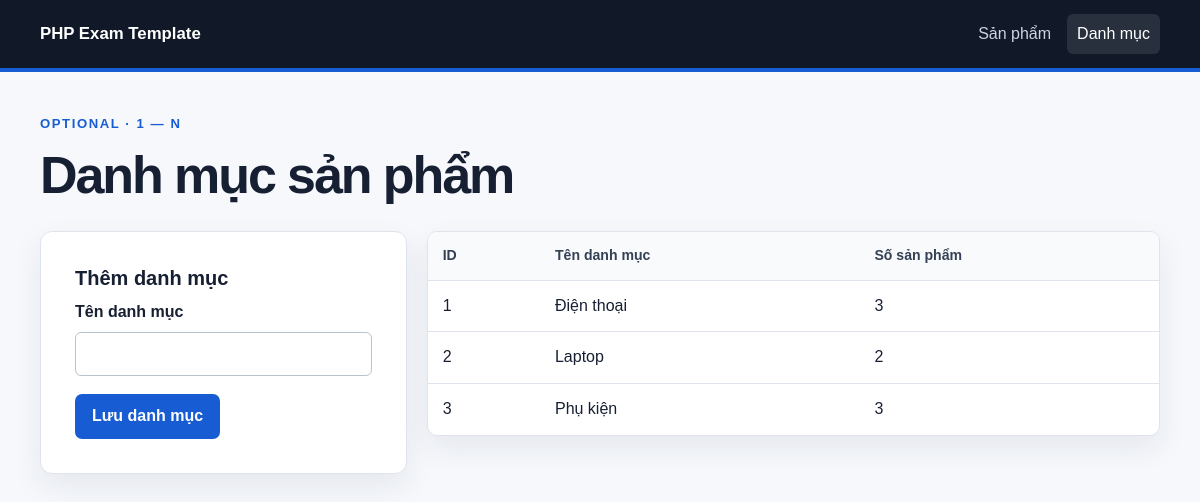
/categories.php, run on the app's committed database.
### tables this page shows
CREATE TABLE IF NOT EXISTS categories (
     
    category_id INT AUTO_INCREMENT PRIMARY KEY,
    category_name VARCHAR(100) NOT NULL UNIQUE
);

### includes/functions.php (called while the page is built, shortened)
<?php
function e($value)
{
    return htmlspecialchars((string) $value, ENT_QUOTES | ENT_SUBSTITUTE, 'UTF-8');
}

### categories.php (the view, shortened to what this page needs)
<?php
require_once __DIR__ . '/config/database.php';
require_once __DIR__ . '/includes/functions.php';
$categoryName = '';
$sql = 'SELECT c.category_id, c.category_name, COUNT(p.product_id) AS product_count
        FROM categories AS c
        LEFT JOIN products AS p ON c.category_id = p.category_id
        GROUP BY c.category_id, c.category_name
        ORDER BY c.category_id';
$categories = $conn->query($sql)->fetchAll();
?>
<!doctype html>
<html lang="vi">
<head>
    <link rel="stylesheet" href="style.css">
</head>
<body>
<header class="site-header"><div class="container header-inner">
    <a class="brand" href="index.php">PHP Exam Template</a>
    <nav class="nav"><a href="products.php">Sản phẩm</a><a class="active" href="categories.php">Danh mục</a></nav>
</div></header>
<main class="container page-space">
    <div class="page-heading"><div><p class="eyebrow">OPTIONAL · 1 — N</p><h1>Danh mục sản phẩm</h1></div></div>
    <div class="split-layout">
        <form class="form-card" method="post">
            <h2>Thêm danh mục</h2>
            <div class="form-group">
                <label for="category_name">Tên danh mục</label>
                <input id="category_name" name="category_name" maxlength="100" value="<?= e($categoryName) ?>" required>
            </div>
            <button class="button primary" type="submit">Lưu danh mục</button>
        </form>
        <div class="table-wrap"><table>
            <thead><tr><th>ID</th><th>Tên danh mục</th><th>Số sản phẩm</th></tr></thead>
            <tbody><?php foreach ($categories as $category): ?><tr>
                <td><?= (int) $category['category_id'] ?></td>
                <td><?= e($category['category_name']) ?></td>
                <td><?= (int) $category['product_count'] ?></td>
            </tr><?php endforeach; ?></tbody>
        </table></div>
    </div>
</main>
</body>
</html>

### style.css (style rules this page uses)
:root { --ink: #172033; --muted: #667085; --paper: #f6f8fc; --surface: #ffffff; --line: #dfe4ec; --primary: #175cd3; --primary-dark: #124aa9; --danger: #b42318; --success: #067647; --shadow: 0 12px 30px rgba(23, 32, 51, 0.08); }
* { box-sizing: border-box; }
body { margin: 0; color: var(--ink); background: var(--paper); font-family: Arial, Helvetica, sans-serif; font-size: 16px; line-height: 1.55; }
a { color: var(--primary); }
.container { width: min(1120px, calc(100% - 32px)); margin-inline: auto; }
.page-space { padding-block: 42px 64px; }
.site-header { color: #fff; background: #111827; border-bottom: 4px solid var(--primary); }
.header-inner { min-height: 68px; display: flex; align-items: center; justify-content: space-between; gap: 24px; }
.brand { color: #fff; font-size: 1.05rem; font-weight: 800; text-decoration: none; }
.nav { display: flex; flex-wrap: wrap; gap: 6px; }
.nav a { color: #cbd5e1; padding: 8px 10px; text-decoration: none; border-radius: 6px; }
.nav a:hover, .nav a.active { color: #fff; background: rgba(255,255,255,.1); }
h1, h2 { margin-top: 0; line-height: 1.2; }
h1 { margin-bottom: 16px; font-size: clamp(2rem, 5vw, 3.25rem); letter-spacing: -0.04em; }
h2 { margin-bottom: 10px; font-size: 1.25rem; }
.eyebrow { margin: 0 0 10px; color: var(--primary); font-size: .82rem; font-weight: 800; letter-spacing: .12em; }
.button { display: inline-flex; min-height: 42px; align-items: center; justify-content: center; padding: 9px 16px; border: 1px solid transparent; border-radius: 7px; font: inherit; font-weight: 700; text-decoration: none; cursor: pointer; }
.button.primary { color: #fff; background: var(--primary); }
.card, .form-card, .detail-card { background: var(--surface); border: 1px solid var(--line); border-radius: 12px; box-shadow: var(--shadow); }
.page-heading { display: flex; align-items: flex-end; justify-content: space-between; gap: 20px; margin-bottom: 24px; }
.page-heading h1 { margin-bottom: 0; }
.table-wrap { overflow-x: auto; background: var(--surface); border: 1px solid var(--line); border-radius: 10px; box-shadow: var(--shadow); }
table { width: 100%; border-collapse: collapse; }
th, td { padding: 13px 15px; text-align: left; border-bottom: 1px solid var(--line); }
th { color: #344054; background: #f8fafc; font-size: .88rem; }
tbody tr:last-child td { border-bottom: 0; }
.form-card, .detail-card { padding: clamp(22px, 4vw, 34px); }
.form-group { margin-bottom: 18px; }
.form-group label { display: block; margin-bottom: 7px; font-weight: 700; }
.form-group input, .form-group select { width: 100%; min-height: 44px; padding: 9px 11px; color: var(--ink); background: #fff; border: 1px solid #b9c2cf; border-radius: 6px; font: inherit; }
.split-layout { display: grid; grid-template-columns: minmax(260px, .75fr) minmax(420px, 1.5fr); gap: 20px; align-items: start; }

### data on the page
categories: category_id "1", category_name "Điện thoại", product_count "3"
categories: category_id "2", category_name "Laptop", product_count "2"
categories: category_id "3", category_name "Phụ kiện", product_count "3"
